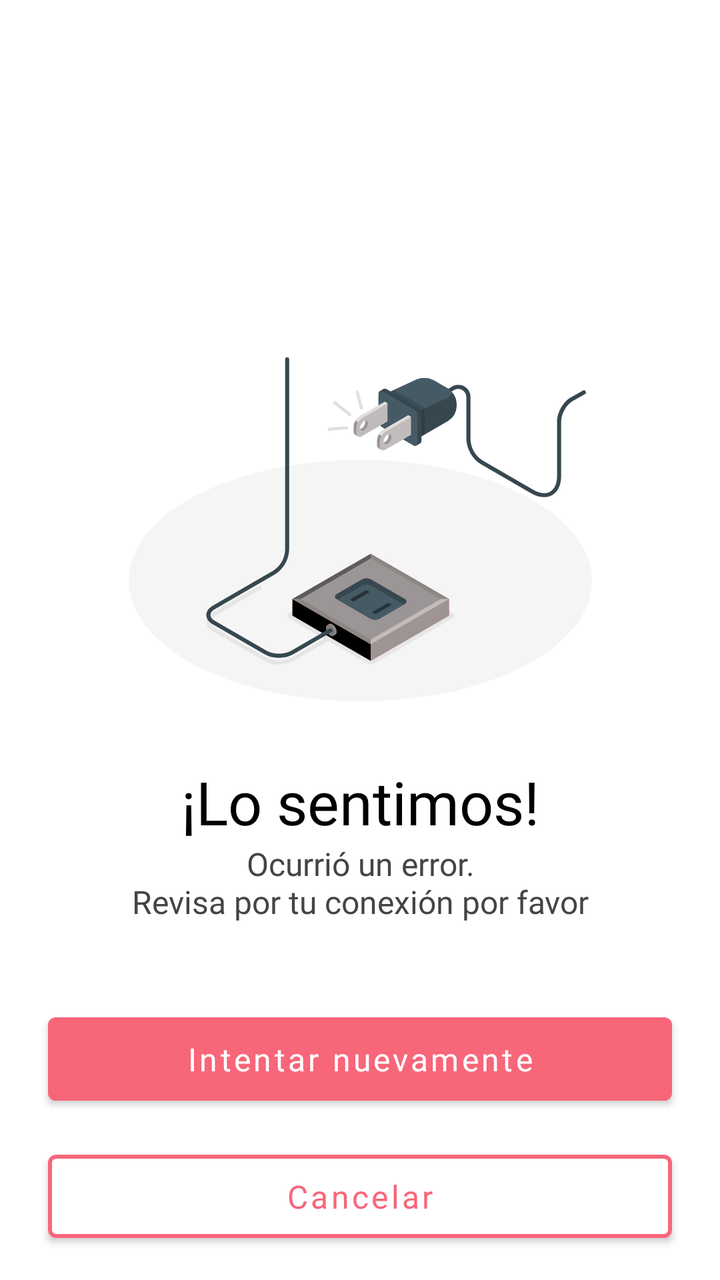
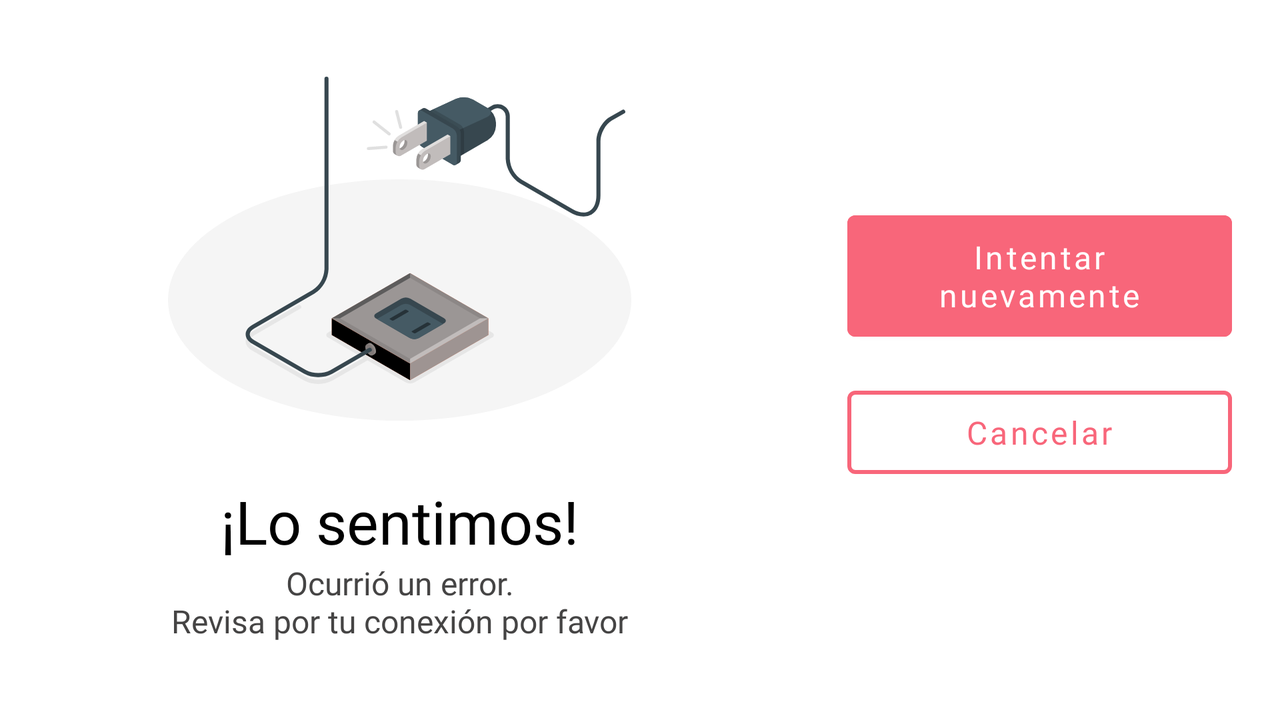

The same Android screen from two of the app's own layout files: first res/layout/ as a phone draws it, then the repository's variant for another configuration, drawn on a device whose configuration selects that folder. Both files follow.
<!-- AndroidManifest.xml: application theme Theme.Movies -->
<!-- res/layout/alert_dialog_error.xml -->
<?xml version="1.0" encoding="utf-8"?>
<androidx.constraintlayout.widget.ConstraintLayout xmlns:android="http://schemas.android.com/apk/res/android"
    xmlns:app="http://schemas.android.com/apk/res-auto"
    xmlns:tools="http://schemas.android.com/tools"
    android:layout_width="match_parent"
    android:layout_height="match_parent"
    app:cardBackgroundColor="@color/white">

    <LinearLayout
        android:id="@+id/bg_all_elements_dialog"
        android:orientation="vertical"
        app:layout_constraintTop_toTopOf="parent"
        app:layout_constraintEnd_toEndOf="parent"
        app:layout_constraintStart_toStartOf="parent"
        app:layout_constraintBottom_toBottomOf="parent"
        android:layout_width="match_parent"
        android:layout_height="wrap_content">

        <ImageView
            android:id="@+id/ade_ivError"
            android:layout_width="match_parent"
            android:layout_height="wrap_content"
            android:layout_marginHorizontal="24dp"
            android:src="@drawable/ic_error_page" />

        <TextView
            android:id="@+id/ade_tvTitle"
            android:layout_width="match_parent"
            android:layout_height="wrap_content"
            android:fontFamily="@font/poppins_semibold"
            android:gravity="center"
            android:text="@string/label_lo_sentimos"
            android:textColor="@color/black"
            android:layout_marginTop="30dp"
            android:textSize="30sp"
            app:layout_constraintStart_toStartOf="parent"
            app:layout_constraintTop_toBottomOf="@+id/ade_ivError"
            />

        <TextView
            android:id="@+id/ade_tvMessage"
            android:layout_width="match_parent"
            android:layout_height="wrap_content"
            android:layout_marginHorizontal="24dp"
            android:fontFamily="@font/poppins"
            android:gravity="center"
            android:text="@string/label_error"
            android:textColor="@color/gray90"
            android:textSize="16sp" />

    </LinearLayout>

    <com.google.android.material.button.MaterialButton
        android:id="@+id/ade_btn_retry"
        android:textAllCaps="false"
        android:layout_width="match_parent"
        android:layout_height="wrap_content"
        android:layout_marginHorizontal="24dp"
        android:layout_marginBottom="15dp"
        android:fontFamily="@font/poppins"
        android:padding="10dp"
        android:text="@string/label_try_again"
        android:textSize="16sp"
        android:backgroundTint="@color/red40"
        app:layout_constraintBottom_toTopOf="@+id/ade_btn_cancel" />

    <com.google.android.material.button.MaterialButton
        android:id="@+id/ade_btn_cancel"
        android:layout_width="match_parent"
        android:layout_height="wrap_content"
        android:layout_marginHorizontal="24dp"
        android:layout_marginBottom="15dp"
        android:backgroundTint="@color/white"
        android:fontFamily="@font/poppins"
        android:padding="10dp"
        android:text="@string/label_cancel"
        android:textColor="@color/red40"
        android:textSize="16sp"
        android:textAllCaps="false"
        app:layout_constraintBottom_toBottomOf="parent"
        app:strokeColor="@color/red40"
        app:strokeWidth="2dp" />

</androidx.constraintlayout.widget.ConstraintLayout>
<!-- resources referenced by this layout -->
<resources>
  <color name="black">#FF000000</color>
  <color name="gray90">#454444</color>
  <color name="red40">#F8667A</color>
  <color name="white">#FFFFFFFF</color>
  <!-- drawable ic_error_page: vector/xml drawable (drawable, 10344 chars, omitted) -->
  <string name="label_cancel">Cancelar</string>
  <string name="label_error">Ocurrió un error.\nRevisa por tu conexión por favor</string>
  <string name="label_lo_sentimos">¡Lo sentimos!</string>
  <string name="label_try_again">Intentar nuevamente</string>
  <style name="Theme.Movies" parent="Theme.MaterialComponents.DayNight.DarkActionBar">
          
          <item name="colorPrimary">@color/purple_500</item>
          <item name="colorPrimaryVariant">@color/purple_700</item>
          <item name="colorOnPrimary">@color/white</item>
          
          <item name="colorSecondary">@color/teal_200</item>
          <item name="colorSecondaryVariant">@color/teal_700</item>
          <item name="colorOnSecondary">@color/black</item>
          
          <item name="windowActionBar">false</item>
          <item name="windowNoTitle">true</item>
          <item name="android:windowTranslucentStatus">true</item>
          <item name="android:statusBarColor">@android:color/transparent</item>
      </style>
  <color name="purple_500">#FF6200EE</color>
  <color name="purple_700">#FF3700B3</color>
  <color name="teal_200">#FF03DAC5</color>
  <color name="teal_700">#FF018786</color>
</resources>
<!-- res/layout-land/alert_dialog_error.xml (the repository's variant of the layout above) -->
<!-- drawn on the phone turned sideways -->
<?xml version="1.0" encoding="utf-8"?>
<androidx.constraintlayout.widget.ConstraintLayout xmlns:android="http://schemas.android.com/apk/res/android"
    android:layout_width="match_parent"
    android:layout_height="match_parent"
    xmlns:app="http://schemas.android.com/apk/res-auto">

    <LinearLayout
        android:orientation="horizontal"
        android:layout_width="match_parent"
        android:layout_height="match_parent">
        <LinearLayout
            android:id="@+id/bg_all_elements_dialog"
            android:orientation="vertical"
            android:layout_weight="1"
            android:layout_gravity="center"
            android:gravity="center"
            android:layout_width="wrap_content"
            android:layout_height="match_parent">

            <ImageView
                android:id="@+id/ade_ivError"
                android:layout_width="match_parent"
                android:layout_height="wrap_content"
                android:layout_marginHorizontal="24dp"
                android:src="@drawable/ic_error_page" />

            <TextView
                android:id="@+id/ade_tvTitle"
                android:layout_width="match_parent"
                android:layout_height="wrap_content"
                android:fontFamily="@font/poppins_semibold"
                android:gravity="center"
                android:text="@string/label_lo_sentimos"
                android:textColor="@color/black"
                android:layout_marginTop="30dp"
                android:textSize="30sp"
                />

            <TextView
                android:id="@+id/ade_tvMessage"
                android:layout_width="match_parent"
                android:layout_height="wrap_content"
                android:layout_marginHorizontal="24dp"
                android:fontFamily="@font/poppins"
                android:gravity="center"
                android:text="@string/label_error"
                android:textColor="@color/gray90"
                android:textSize="16sp" />

        </LinearLayout>

        <LinearLayout
            android:orientation="vertical"
            android:layout_weight="2"
            android:layout_width="0dp"
            android:layout_gravity="center"
            android:gravity="center"
            android:layout_height="match_parent">

            <com.google.android.material.button.MaterialButton
                android:id="@+id/ade_btn_retry"
                android:textAllCaps="false"
                android:layout_width="match_parent"
                android:layout_height="wrap_content"
                android:layout_marginHorizontal="24dp"
                android:layout_marginBottom="15dp"
                android:fontFamily="@font/poppins"
                android:padding="10dp"
                android:text="@string/label_try_again"
                android:textSize="16sp"
                android:backgroundTint="@color/red40"
                app:layout_constraintBottom_toTopOf="@+id/ade_btn_cancel" />

            <com.google.android.material.button.MaterialButton
                android:id="@+id/ade_btn_cancel"
                android:layout_width="match_parent"
                android:layout_height="wrap_content"
                android:layout_marginHorizontal="24dp"
                android:layout_marginBottom="15dp"
                android:backgroundTint="@color/white"
                android:fontFamily="@font/poppins"
                android:padding="10dp"
                android:text="@string/label_cancel"
                android:textColor="@color/red40"
                android:textSize="16sp"
                android:textAllCaps="false"
                app:layout_constraintBottom_toBottomOf="parent"
                app:strokeColor="@color/red40"
                app:strokeWidth="2dp" />

        </LinearLayout>

    </LinearLayout>

</androidx.constraintlayout.widget.ConstraintLayout>
